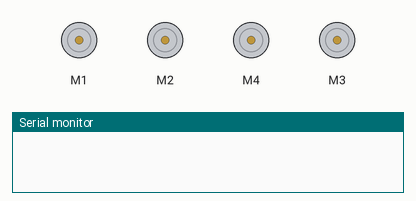
This sketch was run on a simulated Arduino Uno, built with avr-gcc and run on an emulated ATmega328P. On the bench: 4 × DC motor (green arrow = forward, orange = backward, longer = faster), the last lines printed to the serial monitor.

Above: at 0.1 s.
At 11.1 s:
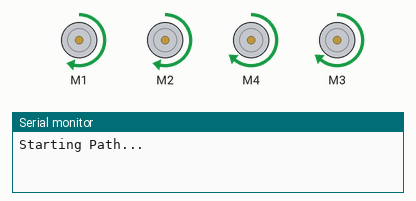
At 15.9 s:
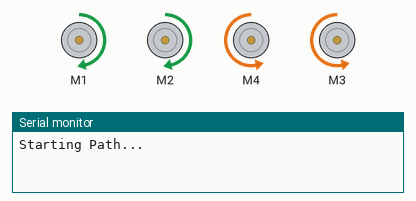
At 22.3 s:
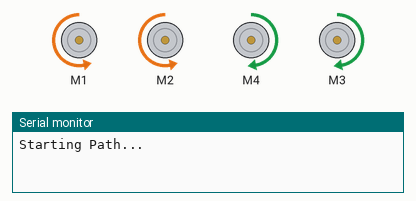
Timing chart, 0 to 26.5 s (numbered marks = the images above):
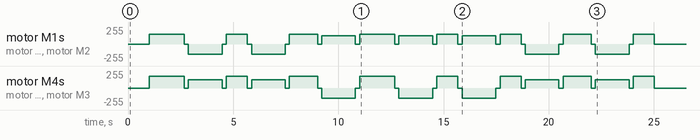

The sketch:

Path.ino
```cpp
#include <AFMotor.h>

// ============================================================
// MOTOR DEFINITIONS (4WD)
// ============================================================
AF_DCMotor leftFront(1);   // M1
AF_DCMotor leftBack(2);    // M2
AF_DCMotor rightRear(3);   // M3
AF_DCMotor rightFront(4);  // M4

// ============================================================
// CONSTANTS & SETTINGS
// ============================================================
int spd = 150;
const int STRAIGHT_SPEED = 150;
// FIX: Boost for the slower right side motors to stop drift.
const int RIGHT_SIDE_BOOST = 30;

// Left side speed correction for right turns
const int LEFT_TURN_CORRECTION = 26;
// Right side speed correction for left turns
const int RIGHT_TURN_CORRECTION = 23;
// PIVOT TURN TIMING
const unsigned long TURN_DURATION_MS = 1600;

// ============================================================
// DISTANCE TIMINGS (REDUCED BY HALF)
// ============================================================
// Original Value * (1/2)
const unsigned long DIST_1_FOOT_MS = 334;


// ============================================================
// HELPER FUNCTIONS FOR MOTOR GROUPING (4WD)
// ============================================================
void setLeftSpeed(int s) {
  leftFront.setSpeed(s);
  leftBack.setSpeed(s);
}

void setRightSpeed(int s) {
  rightFront.setSpeed(s);
  rightRear.setSpeed(s);
}

void runLeftMotors(uint8_t dir) {
  leftFront.run(dir);
  leftBack.run(dir);
}

void runRightMotors(uint8_t dir) {
  rightFront.run(dir);
  rightRear.run(dir);
}

// ============================================================
// STOP MOVEMENT (Using RELEASE)
// ============================================================
void stopMove() {
  runLeftMotors(RELEASE);
  runRightMotors(RELEASE);
  delay(200);
}

// ============================================================
// FORWARD / BACKWARD (Using RIGHT_SIDE_BOOST)
// ============================================================
void moveForward(unsigned long t) {
  // Left side runs at base speed
  setLeftSpeed(STRAIGHT_SPEED);
  // Right side runs at base speed PLUS boost for correction
  setRightSpeed(min(STRAIGHT_SPEED + RIGHT_SIDE_BOOST, 255));

  runLeftMotors(FORWARD);
  runRightMotors(FORWARD);
  t = t * DIST_1_FOOT_MS;
  delay(t);
  stopMove();
}

void moveBackward(unsigned long t) {
  // Left side runs at base speed

  setLeftSpeed(STRAIGHT_SPEED);
  // Right side runs at base speed PLUS boost for correction
  setRightSpeed(min(STRAIGHT_SPEED + RIGHT_SIDE_BOOST, 255));

  runLeftMotors(BACKWARD);
  runRightMotors(BACKWARD);

  delay(t);
  stopMove();
}

// ============================================================
// PIVOT TURNS
// ============================================================
void turnLeftPivot() {
  // Set speed for spin turn
  setRightSpeed(spd - RIGHT_TURN_CORRECTION);
  setLeftSpeed(spd);

  // Run pivot (Left BACKWARD, Right FORWARD for spin turn)
  runRightMotors(FORWARD);
  runLeftMotors(BACKWARD);

  delay(TURN_DURATION_MS);

  stopMove();
}

void turnRightPivot() {
  // Set speed for spin turn
  setRightSpeed(spd);
    // FIXED: Left speed decreased by 26 for correction
  setLeftSpeed(spd - LEFT_TURN_CORRECTION);

  // Run pivot (Left FORWARD, Right BACKWARD for spin turn)
  runLeftMotors(FORWARD);
  runRightMotors(BACKWARD);

  delay(TURN_DURATION_MS); // 900ms

  stopMove();
}

// ============================================================
// PATH FOLLOWING SEQUENCE
// ============================================================
void followPath() {
  Serial.println("Starting Path...");

  moveForward(5.5);
  turnLeftPivot();

  moveForward(3);
  turnLeftPivot();

  moveForward(4.5);
  turnRightPivot();

  moveForward(5.5);
  turnRightPivot();

  moveForward(3.5); //5th fixed
  turnRightPivot();

  moveForward(3.4);
  turnLeftPivot();

  moveForward(4.5);
  turnLeftPivot();

  moveForward(3);


  stopMove();
  Serial.println("Path Finished!");
}

// ============================================================
// SETUP FUNCTION (Startup Fix Retained)
// ============================================================
void setup() {
  Serial.begin(9600);

  // Retain FIX: Initialize speeds AND explicitly stop motors BEFORE any delay
  setLeftSpeed(STRAIGHT_SPEED);
  setRightSpeed(STRAIGHT_SPEED);

  runLeftMotors(RELEASE);
  runRightMotors(RELEASE);

  delay(1000);

  // Now safely start the path
  followPath();
}

void loop() {
  // Path runs only once inside setup()
}
```
